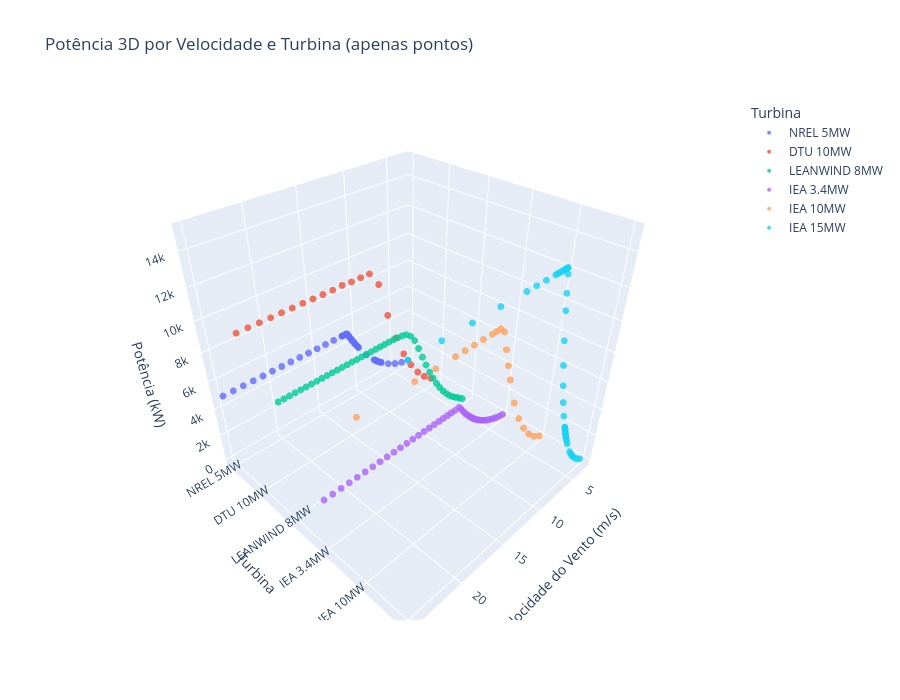

Notebook code cell kept with this figure:
### Markdown cell above
**Informações obtidas:**
- **Envelope operacional:** O min/max de `wind_speed_ms` revela as velocidades de cut-in e cut-out de cada turbina. O max de `power_kw` confirma a potência nominal.
- **Cp máximo:** O valor máximo de Cp indica a eficiência aerodinâmica de pico do rotor. Valores mais próximos do limite de Betz (0.593) indicam melhor design aerodinâmico.
- **Empuxo:** O max de `thrust_kn` é relevante para o dimensionamento estrutural da torre e fundações — turbinas offshore de grande porte geram cargas de empuxo significativamente maiores.

### Code cell
turbine_names = list(TURBINES.keys())

plot_power_curves(df_all, turbine_names, mode='absolute')

points_per_turbine = (
    df_all[df_all['turbine'].isin(turbine_names)]['turbine']
    .value_counts()
    .reindex(turbine_names)
)
print('Pontos disponíveis por turbina no scatter 3D:')
display(points_per_turbine.rename('n_points').to_frame())

plot_3d_scatter(df_all, turbine_names)

### Figure 1 — Plotly figure (JSON) as saved in the notebook; plotly's stock layout.template omitted (floating-point values rounded to 4 significant figures; data arrays with more than 128 entries replaced by an {"elided": "..."} marker saying what was removed)
{"data": [{"customdata": {"elided": "50x4 float values"}, "hovertemplate": "<b>%{y}</b><br>Wind Speed: %{x:.2f} m/s<br>Power: %{z:.1f} kW<br>P/P_nom: %{customdata[0]:.3f}<br>Cp: %{customdata[1]:.3f}<br>Ct: %{customdata[2]:.3f}<br>Thrust: %{customdata[3]:.1f} kN<extra></extra>", "marker": {"color": "#636EFA", "opacity": 0.8, "size": 4, "symbol": "circle"}, "mode": "markers", "name": "NREL 5MW", "type": "scatter3d", "x": [3.0, 4.0, 5.0, 6.0, 7.0, 7.1, 7.2, 7.3, 7.4, 7.5, 7.6, 7.7, 7.8, 7.9, 8.0, 9.0, 10.0, 10.1, 10.2, 10.3, 10.4, 10.5, 10.6, 10.7, 10.8, 10.9, 11.0, 11.1, 11.2, 11.3, 11.4, 11.5, 11.6, 11.7, 11.8, 11.9, 12.0, 13.0, 14.0, 15.0, 16.0, 17.0, 18.0, 19.0, 20.0, 21.0, 22.0, 23.0, 24.0, 25.0], "y": ["NREL 5MW", "NREL 5MW", "NREL 5MW", "NREL 5MW", "NREL 5MW", "NREL 5MW", "NREL 5MW", "NREL 5MW", "NREL 5MW", "NREL 5MW", "NREL 5MW", "NREL 5MW", "NREL 5MW", "NREL 5MW", "NREL 5MW", "NREL 5MW", "NREL 5MW", "NREL 5MW", "NREL 5MW", "NREL 5MW", "NREL 5MW", "NREL 5MW", "NREL 5MW", "NREL 5MW", "NREL 5MW", "NREL 5MW", "NREL 5MW", "NREL 5MW", "NREL 5MW", "NREL 5MW", "NREL 5MW", "NREL 5MW", "NREL 5MW", "NREL 5MW", "NREL 5MW", "NREL 5MW", "NREL 5MW", "NREL 5MW", "NREL 5MW", "NREL 5MW", "NREL 5MW", "NREL 5MW", "NREL 5MW", "NREL 5MW", "NREL 5MW", "NREL 5MW", "NREL 5MW", "NREL 5MW", "NREL 5MW", "NREL 5MW"], "z": [40.52, 177.7, 403.9, 737.6, 1187.0, 1239.0, 1293.0, 1347.0, 1403.0, 1461.0, 1520.0, 1580.0, 1642.0, 1706.0, 1771.0, 2519.0, 3448.0, 3552.0, 3658.0, 3765.0, 3874.0, 3984.0, 4097.0, 4211.0, 4326.0, 4443.0, 4562.0, 4683.0, 4806.0, 4930.0, 5001.0, 5000.0, 5000.0, 5000.0, 5000.0, 5000.0, 5000.0, 5000.0, 5000.0, 5000.0, 5000.0, 5000.0, 5000.0, 5000.0, 5000.0, 5000.0, 5000.0, 5000.0, 5000.0, 5000.0]}, {"customdata": [[0.02802, 0.286, 0.923, 225.9], [0.07991, 0.418, 0.919, 351.5], [0.1533, 0.464, 0.904, 498.1], [0.2506, 0.478, 0.858, 643.4], [0.3731, 0.476, 0.814, 797.3], [0.5312, 0.476, 0.814, 1009.0], [0.7287, 0.476, 0.814, 1246.0], [0.9698, 0.476, 0.814, 1507.0], [1.064, 0.402, 0.577, 1271.0], [1.065, 0.317, 0.419, 1082.0], [1.064, 0.253, 0.323, 967.9], [1.068, 0.207, 0.259, 890.8], [1.064, 0.17, 0.211, 824.8], [1.064, 0.142, 0.175, 774.0], [1.064, 0.119, 0.148, 732.5], [1.065, 0.102, 0.126, 698.4], [1.065, 0.087, 0.109, 668.1], [1.064, 0.075, 0.095, 642.1], [1.064, 0.065, 0.084, 619.5], [1.064, 0.057, 0.074, 599.8], [1.064, 0.05, 0.066, 582.7], [1.064, 0.044, 0.059, 567.2]], "hovertemplate": "<b>%{y}</b><br>Wind Speed: %{x:.2f} m/s<br>Power: %{z:.1f} kW<br>P/P_nom: %{customdata[0]:.3f}<br>Cp: %{customdata[1]:.3f}<br>Ct: %{customdata[2]:.3f}<br>Thrust: %{customdata[3]:.1f} kN<extra></extra>", "marker": {"color": "#EF553B", "opacity": 0.8, "size": 4, "symbol": "circle"}, "mode": "markers", "name": "DTU 10MW", "type": "scatter3d", "x": [4.0, 5.0, 6.0, 7.0, 8.0, 9.0, 10.0, 11.0, 12.0, 13.0, 14.0, 15.0, 16.0, 17.0, 18.0, 19.0, 20.0, 21.0, 22.0, 23.0, 24.0, 25.0], "y": ["DTU 10MW", "DTU 10MW", "DTU 10MW", "DTU 10MW", "DTU 10MW", "DTU 10MW", "DTU 10MW", "DTU 10MW", "DTU 10MW", "DTU 10MW", "DTU 10MW", "DTU 10MW", "DTU 10MW", "DTU 10MW", "DTU 10MW", "DTU 10MW", "DTU 10MW", "DTU 10MW", "DTU 10MW", "DTU 10MW", "DTU 10MW", "DTU 10MW"], "z": [280.2, 799.1, 1533.0, 2506.0, 3731.0, 5312.0, 7286.0, 9698.0, 10640.0, 10650.0, 10640.0, 10680.0, 10640.0, 10640.0, 10640.0, 10650.0, 10650.0, 10640.0, 10640.0, 10640.0, 10640.0, 10640.0]}, {"customdata": {"elided": "43x4 float values"}, "hovertemplate": "<b>%{y}</b><br>Wind Speed: %{x:.2f} m/s<br>Power: %{z:.1f} kW<br>P/P_nom: %{customdata[0]:.3f}<br>Cp: %{customdata[1]:.3f}<br>Ct: %{customdata[2]:.3f}<br>Thrust: %{customdata[3]:.1f} kN<extra></extra>", "marker": {"color": "#00CC96", "opacity": 0.8, "size": 4, "symbol": "circle"}, "mode": "markers", "name": "LEANWIND 8MW", "type": "scatter3d", "x": [4.0, 4.5, 5.0, 5.5, 6.0, 6.5, 7.0, 7.5, 8.0, 8.5, 9.0, 9.5, 10.0, 10.5, 11.0, 11.5, 12.0, 12.5, 13.0, 13.5, 14.0, 14.5, 15.0, 15.5, 16.0, 16.5, 17.0, 17.5, 18.0, 18.5, 19.0, 19.5, 20.0, 20.5, 21.0, 21.5, 22.0, 22.5, 23.0, 23.5, 24.0, 24.5, 25.0], "y": ["LEANWIND 8MW", "LEANWIND 8MW", "LEANWIND 8MW", "LEANWIND 8MW", "LEANWIND 8MW", "LEANWIND 8MW", "LEANWIND 8MW", "LEANWIND 8MW", "LEANWIND 8MW", "LEANWIND 8MW", "LEANWIND 8MW", "LEANWIND 8MW", "LEANWIND 8MW", "LEANWIND 8MW", "LEANWIND 8MW", "LEANWIND 8MW", "LEANWIND 8MW", "LEANWIND 8MW", "LEANWIND 8MW", "LEANWIND 8MW", "LEANWIND 8MW", "LEANWIND 8MW", "LEANWIND 8MW", "LEANWIND 8MW", "LEANWIND 8MW", "LEANWIND 8MW", "LEANWIND 8MW", "LEANWIND 8MW", "LEANWIND 8MW", "LEANWIND 8MW", "LEANWIND 8MW", "LEANWIND 8MW", "LEANWIND 8MW", "LEANWIND 8MW", "LEANWIND 8MW", "LEANWIND 8MW", "LEANWIND 8MW", "LEANWIND 8MW", "LEANWIND 8MW", "LEANWIND 8MW", "LEANWIND 8MW", "LEANWIND 8MW", "LEANWIND 8MW"], "z": [110.0, 350.0, 600.0, 850.0, 1140.0, 1490.0, 1900.0, 2370.0, 2900.0, 3500.0, 4155.0, 4870.0, 5630.0, 6420.0, 7150.0, 7610.0, 7865.0, 7940.0, 7970.0, 8000.0, 8000.0, 8000.0, 8000.0, 8000.0, 8000.0, 8000.0, 8000.0, 8000.0, 8000.0, 8000.0, 8000.0, 8000.0, 8000.0, 8000.0, 8000.0, 8000.0, 8000.0, 8000.0, 8000.0, 8000.0, 8000.0, 8000.0, 8000.0]}, {"customdata": {"elided": "50x4 float values"}, "hovertemplate": "<b>%{y}</b><br>Wind Speed: %{x:.2f} m/s<br>Power: %{z:.1f} kW<br>P/P_nom: %{customdata[0]:.3f}<br>Cp: %{customdata[1]:.3f}<br>Ct: %{customdata[2]:.3f}<br>Thrust: %{customdata[3]:.1f} kN<extra></extra>", "marker": {"color": "#AB63FA", "opacity": 0.8, "size": 4, "symbol": "circle"}, "mode": "markers", "name": "IEA 3.4MW", "type": "scatter3d", "x": [3.0, 3.539, 4.048, 4.527, 4.973, 5.386, 5.765, 6.11, 6.419, 6.691, 6.927, 7.125, 7.286, 7.408, 7.492, 7.537, 7.543, 7.576, 7.647, 7.756, 7.904, 8.09, 8.313, 8.573, 8.87, 9.203, 9.571, 9.813, 10.41, 10.88, 11.37, 11.9, 12.46, 13.05, 13.66, 14.3, 14.96, 15.65, 16.35, 17.07, 17.82, 18.57, 19.34, 20.13, 20.92, 21.73, 22.54, 23.36, 24.18, 25.0], "y": ["IEA 3.4MW", "IEA 3.4MW", "IEA 3.4MW", "IEA 3.4MW", "IEA 3.4MW", "IEA 3.4MW", "IEA 3.4MW", "IEA 3.4MW", "IEA 3.4MW", "IEA 3.4MW", "IEA 3.4MW", "IEA 3.4MW", "IEA 3.4MW", "IEA 3.4MW", "IEA 3.4MW", "IEA 3.4MW", "IEA 3.4MW", "IEA 3.4MW", "IEA 3.4MW", "IEA 3.4MW", "IEA 3.4MW", "IEA 3.4MW", "IEA 3.4MW", "IEA 3.4MW", "IEA 3.4MW", "IEA 3.4MW", "IEA 3.4MW", "IEA 3.4MW", "IEA 3.4MW", "IEA 3.4MW", "IEA 3.4MW", "IEA 3.4MW", "IEA 3.4MW", "IEA 3.4MW", "IEA 3.4MW", "IEA 3.4MW", "IEA 3.4MW", "IEA 3.4MW", "IEA 3.4MW", "IEA 3.4MW", "IEA 3.4MW", "IEA 3.4MW", "IEA 3.4MW", "IEA 3.4MW", "IEA 3.4MW", "IEA 3.4MW", "IEA 3.4MW", "IEA 3.4MW", "IEA 3.4MW", "IEA 3.4MW"], "z": [51.62, 123.4, 213.2, 318.8, 436.0, 560.9, 688.9, 819.1, 949.7, 1076.0, 1194.0, 1299.0, 1389.0, 1460.0, 1510.0, 1538.0, 1542.0, 1562.0, 1606.0, 1676.0, 1774.0, 1901.0, 2063.0, 2263.0, 2507.0, 2799.0, 3148.0, 3370.0, 3370.0, 3370.0, 3370.0, 3370.0, 3370.0, 3370.0, 3370.0, 3370.0, 3370.0, 3370.0, 3370.0, 3370.0, 3370.0, 3370.0, 3370.0, 3370.0, 3370.0, 3370.0, 3370.0, 3370.0, 3370.0, 3370.0]}, {"customdata": [[0.003787, 0.074, 0.915, 155.1], [0.04405, 0.364, 0.926, 279.8], [0.1074, 0.453, 0.921, 436.4], [0.1973, 0.481, 0.895, 612.4], [0.3152, 0.483, 0.885, 824.8], [0.4724, 0.485, 0.873, 1063.0], [0.6735, 0.487, 0.827, 1271.0], [0.7864, 0.484, 0.789, 1350.0], [0.9058, 0.478, 0.754, 1428.0], [1.031, 0.47, 0.721, 1505.0], [1.064, 0.421, 0.591, 1358.0], [1.064, 0.368, 0.49, 1232.0], [1.064, 0.324, 0.418, 1145.0], [1.064, 0.255, 0.318, 1021.0], [1.064, 0.204, 0.251, 933.0], [1.064, 0.166, 0.203, 864.5], [1.064, 0.137, 0.167, 809.2], [1.064, 0.097, 0.119, 724.7], [1.064, 0.071, 0.088, 663.0], [1.064, 0.037, 0.049, 565.6]], "hovertemplate": "<b>%{y}</b><br>Wind Speed: %{x:.2f} m/s<br>Power: %{z:.1f} kW<br>P/P_nom: %{customdata[0]:.3f}<br>Cp: %{customdata[1]:.3f}<br>Ct: %{customdata[2]:.3f}<br>Thrust: %{customdata[3]:.1f} kN<extra></extra>", "marker": {"color": "#FFA15A", "opacity": 0.8, "size": 4, "symbol": "circle"}, "mode": "markers", "name": "IEA 10MW", "type": "scatter3d", "x": [3.0, 4.0, 5.0, 6.0, 7.0, 8.0, 9.0, 9.5, 10.0, 10.5, 11.0, 11.5, 12.0, 13.0, 14.0, 15.0, 16.0, 18.0, 20.0, 25.0], "y": ["IEA 10MW", "IEA 10MW", "IEA 10MW", "IEA 10MW", "IEA 10MW", "IEA 10MW", "IEA 10MW", "IEA 10MW", "IEA 10MW", "IEA 10MW", "IEA 10MW", "IEA 10MW", "IEA 10MW", "IEA 10MW", "IEA 10MW", "IEA 10MW", "IEA 10MW", "IEA 10MW", "IEA 10MW", "IEA 10MW"], "z": [37.87, 440.5, 1074.0, 1973.0, 3152.0, 4724.0, 6735.0, 7864.0, 9058.0, 10310.0, 10640.0, 10640.0, 10640.0, 10640.0, 10640.0, 10640.0, 10640.0, 10640.0, 10640.0, 10640.0]}, {"customdata": {"elided": "59x4 float values"}, "hovertemplate": "<b>%{y}</b><br>Wind Speed: %{x:.2f} m/s<br>Power: %{z:.1f} kW<br>P/P_nom: %{customdata[0]:.3f}<br>Cp: %{customdata[1]:.3f}<br>Ct: %{customdata[2]:.3f}<br>Thrust: %{customdata[3]:.1f} kN<extra></extra>", "marker": {"color": "#19D3F3", "opacity": 0.8, "size": 4, "symbol": "circle"}, "mode": "markers", "name": "IEA 15MW", "type": "scatter3d", "x": [3.0, 3.5, 4.0, 4.5, 4.75, 5.0, 5.25, 6.0, 6.2, 6.4, 6.5, 6.55, 6.6, 6.7, 6.8, 6.9, 6.92, 6.93, 6.94, 6.95, 6.96, 6.97, 6.98, 6.99, 7.0, 7.5, 8.0, 8.5, 9.0, 9.5, 10.0, 10.25, 10.5, 10.6, 10.7, 10.72, 10.74, 10.76, 10.78, 10.78, 10.79, 10.79, 10.79, 10.79, 10.79, 10.8, 10.9, 11.0, 11.25, 11.5, 11.75, 12.0, 13.0, 14.0, 15.0, 17.5, 20.0, 22.5, 25.0], "y": ["IEA 15MW", "IEA 15MW", "IEA 15MW", "IEA 15MW", "IEA 15MW", "IEA 15MW", "IEA 15MW", "IEA 15MW", "IEA 15MW", "IEA 15MW", "IEA 15MW", "IEA 15MW", "IEA 15MW", "IEA 15MW", "IEA 15MW", "IEA 15MW", "IEA 15MW", "IEA 15MW", "IEA 15MW", "IEA 15MW", "IEA 15MW", "IEA 15MW", "IEA 15MW", "IEA 15MW", "IEA 15MW", "IEA 15MW", "IEA 15MW", "IEA 15MW", "IEA 15MW", "IEA 15MW", "IEA 15MW", "IEA 15MW", "IEA 15MW", "IEA 15MW", "IEA 15MW", "IEA 15MW", "IEA 15MW", "IEA 15MW", "IEA 15MW", "IEA 15MW", "IEA 15MW", "IEA 15MW", "IEA 15MW", "IEA 15MW", "IEA 15MW", "IEA 15MW", "IEA 15MW", "IEA 15MW", "IEA 15MW", "IEA 15MW", "IEA 15MW", "IEA 15MW", "IEA 15MW", "IEA 15MW", "IEA 15MW", "IEA 15MW", "IEA 15MW", "IEA 15MW", "IEA 15MW"], "z": [70.02, 302.0, 595.1, 964.9, 1185.0, 1429.0, 1695.0, 2656.0, 2957.0, 3276.0, 3443.0, 3529.0, 3615.0, 3791.0, 3972.0, 4156.0, 4192.0, 4211.0, 4229.0, 4247.0, 4265.0, 4284.0, 4302.0, 4320.0, 4339.0, 5339.0, 6481.0, 7775.0, 9229.0, 10860.0, 12660.0, 13640.0, 14660.0, 14990.0, 14990.0, 14990.0, 14990.0, 14990.0, 14990.0, 14990.0, 14990.0, 14990.0, 14990.0, 14990.0, 14990.0, 14990.0, 14990.0, 14990.0, 14990.0, 14990.0, 14990.0, 14990.0, 14990.0, 14990.0, 14990.0, 14990.0, 14990.0, 15000.0, 15000.0]}], "layout": {"height": 700, "legend": {"title": {"text": "Turbina"}}, "scene": {"xaxis": {"title": {"text": "Velocidade do Vento (m/s)"}}, "yaxis": {"title": {"text": "Turbina"}}, "zaxis": {"title": {"text": "Potência (kW)"}}}, "title": {"text": "Potência 3D por Velocidade e Turbina (apenas pontos)"}}}
